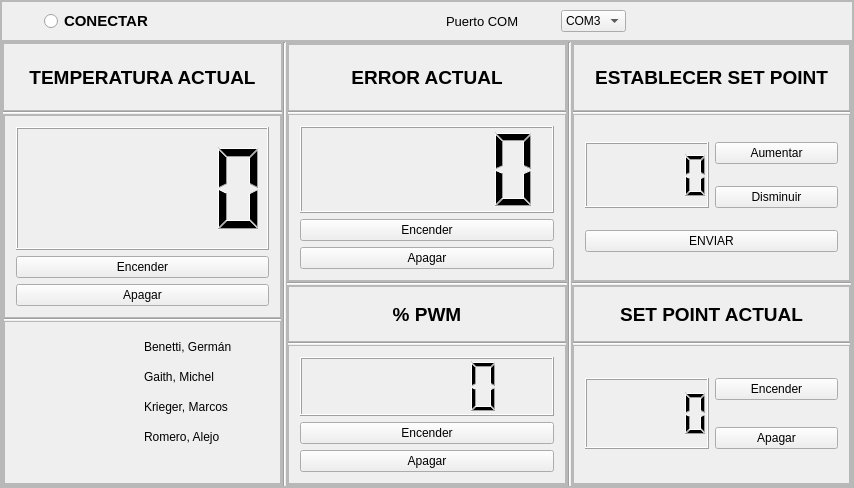
<?xml version="1.0" encoding="UTF-8"?>
<ui version="4.0">
 <class>MainWindow</class>
 <widget class="QMainWindow" name="MainWindow">
  <property name="geometry">
   <rect>
    <x>0</x>
    <y>0</y>
    <width>854</width>
    <height>488</height>
   </rect>
  </property>
  <property name="minimumSize">
   <size>
    <width>0</width>
    <height>0</height>
   </size>
  </property>
  <property name="windowTitle">
   <string>MainWindow</string>
  </property>
  <property name="autoFillBackground">
   <bool>false</bool>
  </property>
  <property name="styleSheet">
   <string notr="true"/>
  </property>
  <widget class="QWidget" name="widget">
   <layout class="QVBoxLayout" name="verticalLayout">
    <property name="spacing">
     <number>0</number>
    </property>
    <property name="leftMargin">
     <number>0</number>
    </property>
    <property name="topMargin">
     <number>0</number>
    </property>
    <property name="rightMargin">
     <number>0</number>
    </property>
    <property name="bottomMargin">
     <number>0</number>
    </property>
    <item>
     <widget class="QFrame" name="frame_principal">
      <property name="frameShape">
       <enum>QFrame::StyledPanel</enum>
      </property>
      <property name="frameShadow">
       <enum>QFrame::Raised</enum>
      </property>
      <layout class="QVBoxLayout" name="verticalLayout_2" stretch="5,0">
       <property name="spacing">
        <number>0</number>
       </property>
       <property name="leftMargin">
        <number>0</number>
       </property>
       <property name="topMargin">
        <number>0</number>
       </property>
       <property name="rightMargin">
        <number>0</number>
       </property>
       <property name="bottomMargin">
        <number>0</number>
       </property>
       <item>
        <widget class="QFrame" name="FrameSuperior">
         <property name="maximumSize">
          <size>
           <width>16777215</width>
           <height>40</height>
          </size>
         </property>
         <property name="frameShape">
          <enum>QFrame::StyledPanel</enum>
         </property>
         <property name="frameShadow">
          <enum>QFrame::Raised</enum>
         </property>
         <layout class="QHBoxLayout" name="horizontalLayout_2" stretch="2,2,3,2,9,2,2,2,0">
          <property name="spacing">
           <number>0</number>
          </property>
          <property name="leftMargin">
           <number>0</number>
          </property>
          <property name="topMargin">
           <number>0</number>
          </property>
          <property name="rightMargin">
           <number>0</number>
          </property>
          <property name="bottomMargin">
           <number>0</number>
          </property>
          <item>
           <spacer name="horizontalSpacer_4">
            <property name="orientation">
             <enum>Qt::Horizontal</enum>
            </property>
            <property name="sizeHint" stdset="0">
             <size>
              <width>40</width>
              <height>20</height>
             </size>
            </property>
           </spacer>
          </item>
          <item>
           <widget class="QRadioButton" name="Conect">
            <property name="font">
             <font>
              <family>Arial</family>
              <pointsize>11</pointsize>
              <weight>75</weight>
              <bold>true</bold>
             </font>
            </property>
            <property name="styleSheet">
             <string notr="true">color: rgb(0, 0, 0);</string>
            </property>
            <property name="text">
             <string>CONECTAR</string>
            </property>
           </widget>
          </item>
          <item>
           <spacer name="horizontalSpacer">
            <property name="orientation">
             <enum>Qt::Horizontal</enum>
            </property>
            <property name="sizeHint" stdset="0">
             <size>
              <width>40</width>
              <height>20</height>
             </size>
            </property>
           </spacer>
          </item>
          <item>
           <widget class="QLabel" name="label">
            <property name="enabled">
             <bool>true</bool>
            </property>
            <property name="font">
             <font>
              <family>Arial</family>
              <pointsize>11</pointsize>
             </font>
            </property>
            <property name="styleSheet">
             <string notr="true">color: rgb(0, 255, 0);</string>
            </property>
            <property name="text">
             <string/>
            </property>
           </widget>
          </item>
          <item>
           <spacer name="horizontalSpacer_5">
            <property name="orientation">
             <enum>Qt::Horizontal</enum>
            </property>
            <property name="sizeHint" stdset="0">
             <size>
              <width>199</width>
              <height>17</height>
             </size>
            </property>
           </spacer>
          </item>
          <item>
           <widget class="QLabel" name="Puerto_2">
            <property name="font">
             <font>
              <family>Arial</family>
              <pointsize>10</pointsize>
             </font>
            </property>
            <property name="text">
             <string>Puerto COM</string>
            </property>
           </widget>
          </item>
          <item>
           <spacer name="horizontalSpacer_2">
            <property name="orientation">
             <enum>Qt::Horizontal</enum>
            </property>
            <property name="sizeHint" stdset="0">
             <size>
              <width>43</width>
              <height>20</height>
             </size>
            </property>
           </spacer>
          </item>
          <item>
           <widget class="QComboBox" name="Puerto">
            <property name="styleSheet">
             <string notr="true">color: rgb(0, 0, 0);</string>
            </property>
            <item>
             <property name="text">
              <string>COM3</string>
             </property>
            </item>
            <item>
             <property name="text">
              <string>COM2</string>
             </property>
            </item>
            <item>
             <property name="text">
              <string>COM1</string>
             </property>
            </item>
            <item>
             <property name="text">
              <string>COM4</string>
             </property>
            </item>
            <item>
             <property name="text">
              <string>COM5</string>
             </property>
            </item>
            <item>
             <property name="text">
              <string>COM6</string>
             </property>
            </item>
           </widget>
          </item>
          <item>
           <spacer name="horizontalSpacer_3">
            <property name="orientation">
             <enum>Qt::Horizontal</enum>
            </property>
            <property name="sizeHint" stdset="0">
             <size>
              <width>226</width>
              <height>17</height>
             </size>
            </property>
           </spacer>
          </item>
         </layout>
        </widget>
       </item>
       <item>
        <widget class="QFrame" name="frameInferior">
         <property name="frameShape">
          <enum>QFrame::StyledPanel</enum>
         </property>
         <property name="frameShadow">
          <enum>QFrame::Raised</enum>
         </property>
         <layout class="QHBoxLayout" name="horizontalLayout">
          <property name="spacing">
           <number>0</number>
          </property>
          <property name="leftMargin">
           <number>0</number>
          </property>
          <property name="topMargin">
           <number>0</number>
          </property>
          <property name="rightMargin">
           <number>0</number>
          </property>
          <property name="bottomMargin">
           <number>0</number>
          </property>
          <item>
           <widget class="QFrame" name="frame_izquierdo">
            <property name="frameShape">
             <enum>QFrame::StyledPanel</enum>
            </property>
            <property name="frameShadow">
             <enum>QFrame::Raised</enum>
            </property>
            <layout class="QVBoxLayout" name="verticalLayout_6" stretch="2,0,11">
             <property name="spacing">
              <number>0</number>
             </property>
             <property name="leftMargin">
              <number>0</number>
             </property>
             <property name="topMargin">
              <number>0</number>
             </property>
             <property name="rightMargin">
              <number>0</number>
             </property>
             <property name="bottomMargin">
              <number>0</number>
             </property>
             <item>
              <widget class="QFrame" name="frameSuperior">
               <property name="frameShape">
                <enum>QFrame::StyledPanel</enum>
               </property>
               <property name="frameShadow">
                <enum>QFrame::Raised</enum>
               </property>
               <layout class="QVBoxLayout" name="verticalLayout_12">
                <property name="spacing">
                 <number>0</number>
                </property>
                <property name="leftMargin">
                 <number>0</number>
                </property>
                <property name="topMargin">
                 <number>0</number>
                </property>
                <property name="rightMargin">
                 <number>0</number>
                </property>
                <property name="bottomMargin">
                 <number>0</number>
                </property>
                <item>
                 <widget class="QLabel" name="TempActual">
                  <property name="font">
                   <font>
                    <family>Arial</family>
                    <pointsize>14</pointsize>
                    <weight>75</weight>
                    <bold>true</bold>
                   </font>
                  </property>
                  <property name="styleSheet">
                   <string notr="true">color: rgb(0, 0, 0);</string>
                  </property>
                  <property name="text">
                   <string>TEMPERATURA ACTUAL</string>
                  </property>
                  <property name="alignment">
                   <set>Qt::AlignCenter</set>
                  </property>
                 </widget>
                </item>
               </layout>
              </widget>
             </item>
             <item>
              <widget class="Line" name="line_10">
               <property name="orientation">
                <enum>Qt::Horizontal</enum>
               </property>
              </widget>
             </item>
             <item>
              <widget class="QFrame" name="frameInferior_2">
               <property name="frameShape">
                <enum>QFrame::StyledPanel</enum>
               </property>
               <property name="frameShadow">
                <enum>QFrame::Raised</enum>
               </property>
               <layout class="QVBoxLayout" name="verticalLayout_13" stretch="5,0,4">
                <property name="spacing">
                 <number>0</number>
                </property>
                <property name="leftMargin">
                 <number>0</number>
                </property>
                <property name="topMargin">
                 <number>0</number>
                </property>
                <property name="rightMargin">
                 <number>0</number>
                </property>
                <property name="bottomMargin">
                 <number>0</number>
                </property>
                <item>
                 <widget class="QFrame" name="frame_6">
                  <property name="frameShape">
                   <enum>QFrame::StyledPanel</enum>
                  </property>
                  <property name="frameShadow">
                   <enum>QFrame::Raised</enum>
                  </property>
                  <layout class="QVBoxLayout" name="verticalLayout_16">
                   <item>
                    <widget class="QLCDNumber" name="lcd_Temp"/>
                   </item>
                   <item>
                    <widget class="QPushButton" name="Ver">
                     <property name="text">
                      <string>Encender</string>
                     </property>
                    </widget>
                   </item>
                   <item>
                    <widget class="QPushButton" name="Apagar">
                     <property name="text">
                      <string>Apagar</string>
                     </property>
                    </widget>
                   </item>
                  </layout>
                 </widget>
                </item>
                <item>
                 <widget class="Line" name="line_11">
                  <property name="orientation">
                   <enum>Qt::Horizontal</enum>
                  </property>
                 </widget>
                </item>
                <item>
                 <widget class="QFrame" name="frame_7">
                  <property name="frameShape">
                   <enum>QFrame::StyledPanel</enum>
                  </property>
                  <property name="frameShadow">
                   <enum>QFrame::Raised</enum>
                  </property>
                  <widget class="QLabel" name="label_6">
                   <property name="geometry">
                    <rect>
                     <x>10</x>
                     <y>20</y>
                     <width>101</width>
                     <height>121</height>
                    </rect>
                   </property>
                   <property name="text">
                    <string/>
                   </property>
                   <property name="pixmap">
                    <pixmap>../../png-transparent-utn-hd-logo-thumbnail.png</pixmap>
                   </property>
                   <property name="scaledContents">
                    <bool>true</bool>
                   </property>
                  </widget>
                  <widget class="QLabel" name="label_7">
                   <property name="geometry">
                    <rect>
                     <x>140</x>
                     <y>16</y>
                     <width>111</width>
                     <height>20</height>
                    </rect>
                   </property>
                   <property name="text">
                    <string>Benetti, Germán</string>
                   </property>
                  </widget>
                  <widget class="QLabel" name="label_8">
                   <property name="geometry">
                    <rect>
                     <x>140</x>
                     <y>46</y>
                     <width>101</width>
                     <height>20</height>
                    </rect>
                   </property>
                   <property name="text">
                    <string>Gaith, Michel </string>
                   </property>
                  </widget>
                  <widget class="QLabel" name="label_9">
                   <property name="geometry">
                    <rect>
                     <x>140</x>
                     <y>75</y>
                     <width>101</width>
                     <height>21</height>
                    </rect>
                   </property>
                   <property name="text">
                    <string>Krieger, Marcos</string>
                   </property>
                  </widget>
                  <widget class="QLabel" name="label_10">
                   <property name="geometry">
                    <rect>
                     <x>140</x>
                     <y>105</y>
                     <width>101</width>
                     <height>21</height>
                    </rect>
                   </property>
                   <property name="text">
                    <string>Romero, Alejo</string>
                   </property>
                  </widget>
                  <zorder>label_7</zorder>
                  <zorder>label_8</zorder>
                  <zorder>label_9</zorder>
                  <zorder>label_10</zorder>
                  <zorder>label_6</zorder>
                 </widget>
                </item>
               </layout>
              </widget>
             </item>
            </layout>
           </widget>
          </item>
          <item>
           <widget class="Line" name="line_4">
            <property name="sizePolicy">
             <sizepolicy hsizetype="Maximum" vsizetype="Minimum">
              <horstretch>0</horstretch>
              <verstretch>0</verstretch>
             </sizepolicy>
            </property>
            <property name="lineWidth">
             <number>1</number>
            </property>
            <property name="orientation">
             <enum>Qt::Vertical</enum>
            </property>
           </widget>
          </item>
          <item>
           <widget class="QFrame" name="frame_central">
            <property name="frameShape">
             <enum>QFrame::StyledPanel</enum>
            </property>
            <property name="frameShadow">
             <enum>QFrame::Raised</enum>
            </property>
            <layout class="QVBoxLayout" name="verticalLayout_5" stretch="6,0,5">
             <property name="spacing">
              <number>0</number>
             </property>
             <property name="leftMargin">
              <number>0</number>
             </property>
             <property name="topMargin">
              <number>0</number>
             </property>
             <property name="rightMargin">
              <number>0</number>
             </property>
             <property name="bottomMargin">
              <number>0</number>
             </property>
             <item>
              <widget class="QFrame" name="frame_superior">
               <property name="frameShape">
                <enum>QFrame::StyledPanel</enum>
               </property>
               <property name="frameShadow">
                <enum>QFrame::Raised</enum>
               </property>
               <layout class="QVBoxLayout" name="verticalLayout_10" stretch="2,0,5">
                <property name="spacing">
                 <number>0</number>
                </property>
                <property name="leftMargin">
                 <number>0</number>
                </property>
                <property name="topMargin">
                 <number>0</number>
                </property>
                <property name="rightMargin">
                 <number>0</number>
                </property>
                <property name="bottomMargin">
                 <number>0</number>
                </property>
                <item>
                 <widget class="QFrame" name="frame_9">
                  <property name="frameShape">
                   <enum>QFrame::StyledPanel</enum>
                  </property>
                  <property name="frameShadow">
                   <enum>QFrame::Raised</enum>
                  </property>
                  <layout class="QVBoxLayout" name="verticalLayout_7">
                   <property name="spacing">
                    <number>0</number>
                   </property>
                   <property name="leftMargin">
                    <number>0</number>
                   </property>
                   <property name="topMargin">
                    <number>0</number>
                   </property>
                   <property name="rightMargin">
                    <number>0</number>
                   </property>
                   <property name="bottomMargin">
                    <number>0</number>
                   </property>
                   <item>
                    <widget class="QLabel" name="label_5">
                     <property name="font">
                      <font>
                       <family>Arial</family>
                       <pointsize>14</pointsize>
                       <weight>75</weight>
                       <bold>true</bold>
                      </font>
                     </property>
                     <property name="styleSheet">
                      <string notr="true">color: rgb(0, 0, 0);</string>
                     </property>
                     <property name="text">
                      <string>ERROR ACTUAL</string>
                     </property>
                     <property name="alignment">
                      <set>Qt::AlignCenter</set>
                     </property>
                    </widget>
                   </item>
                  </layout>
                 </widget>
                </item>
                <item>
                 <widget class="Line" name="line_8">
                  <property name="orientation">
                   <enum>Qt::Horizontal</enum>
                  </property>
                 </widget>
                </item>
                <item>
                 <widget class="QFrame" name="frame_10">
                  <property name="frameShape">
                   <enum>QFrame::StyledPanel</enum>
                  </property>
                  <property name="frameShadow">
                   <enum>QFrame::Raised</enum>
                  </property>
                  <layout class="QVBoxLayout" name="verticalLayout_14">
                   <item>
                    <widget class="QLCDNumber" name="lcdErroActual"/>
                   </item>
                   <item>
                    <widget class="QPushButton" name="VerError">
                     <property name="text">
                      <string>Encender</string>
                     </property>
                    </widget>
                   </item>
                   <item>
                    <widget class="QPushButton" name="ApagarError">
                     <property name="text">
                      <string>Apagar</string>
                     </property>
                    </widget>
                   </item>
                  </layout>
                 </widget>
                </item>
               </layout>
              </widget>
             </item>
             <item>
              <widget class="Line" name="line_2">
               <property name="orientation">
                <enum>Qt::Horizontal</enum>
               </property>
              </widget>
             </item>
             <item>
              <widget class="QFrame" name="Frame_inferiori">
               <property name="frameShape">
                <enum>QFrame::StyledPanel</enum>
               </property>
               <property name="frameShadow">
                <enum>QFrame::Raised</enum>
               </property>
               <layout class="QVBoxLayout" name="verticalLayout_11" stretch="2,0,5">
                <property name="spacing">
                 <number>0</number>
                </property>
                <property name="leftMargin">
                 <number>0</number>
                </property>
                <property name="topMargin">
                 <number>0</number>
                </property>
                <property name="rightMargin">
                 <number>0</number>
                </property>
                <property name="bottomMargin">
                 <number>0</number>
                </property>
                <item>
                 <widget class="QFrame" name="frame">
                  <property name="frameShape">
                   <enum>QFrame::StyledPanel</enum>
                  </property>
                  <property name="frameShadow">
                   <enum>QFrame::Raised</enum>
                  </property>
                  <layout class="QVBoxLayout" name="verticalLayout_4">
                   <property name="spacing">
                    <number>0</number>
                   </property>
                   <property name="leftMargin">
                    <number>0</number>
                   </property>
                   <property name="topMargin">
                    <number>0</number>
                   </property>
                   <property name="rightMargin">
                    <number>0</number>
                   </property>
                   <property name="bottomMargin">
                    <number>0</number>
                   </property>
                   <item>
                    <widget class="QLabel" name="label_2">
                     <property name="font">
                      <font>
                       <family>Arial</family>
                       <pointsize>14</pointsize>
                       <weight>75</weight>
                       <bold>true</bold>
                      </font>
                     </property>
                     <property name="styleSheet">
                      <string notr="true">color: rgb(0, 0, 0);</string>
                     </property>
                     <property name="text">
                      <string>% PWM</string>
                     </property>
                     <property name="alignment">
                      <set>Qt::AlignCenter</set>
                     </property>
                    </widget>
                   </item>
                  </layout>
                 </widget>
                </item>
                <item>
                 <widget class="Line" name="line_9">
                  <property name="orientation">
                   <enum>Qt::Horizontal</enum>
                  </property>
                 </widget>
                </item>
                <item>
                 <widget class="QFrame" name="frame_11">
                  <property name="frameShape">
                   <enum>QFrame::StyledPanel</enum>
                  </property>
                  <property name="frameShadow">
                   <enum>QFrame::Raised</enum>
                  </property>
                  <layout class="QVBoxLayout" name="verticalLayout_15">
                   <item>
                    <widget class="QLCDNumber" name="lcdPWM"/>
                   </item>
                   <item>
                    <widget class="QPushButton" name="Encender_PWM">
                     <property name="text">
                      <string>Encender</string>
                     </property>
                    </widget>
                   </item>
                   <item>
                    <widget class="QPushButton" name="Apagar_PWM">
                     <property name="text">
                      <string>Apagar</string>
                     </property>
                    </widget>
                   </item>
                  </layout>
                 </widget>
                </item>
               </layout>
              </widget>
             </item>
            </layout>
           </widget>
          </item>
          <item>
           <widget class="Line" name="line_3">
            <property name="orientation">
             <enum>Qt::Vertical</enum>
            </property>
           </widget>
          </item>
          <item>
           <widget class="QFrame" name="frame_derecho">
            <property name="frameShape">
             <enum>QFrame::StyledPanel</enum>
            </property>
            <property name="frameShadow">
             <enum>QFrame::Raised</enum>
            </property>
            <layout class="QVBoxLayout" name="verticalLayout_3" stretch="6,0,5">
             <property name="spacing">
              <number>0</number>
             </property>
             <property name="leftMargin">
              <number>0</number>
             </property>
             <property name="topMargin">
              <number>0</number>
             </property>
             <property name="rightMargin">
              <number>0</number>
             </property>
             <property name="bottomMargin">
              <number>0</number>
             </property>
             <item>
              <widget class="QFrame" name="dere_superior">
               <property name="frameShape">
                <enum>QFrame::StyledPanel</enum>
               </property>
               <property name="frameShadow">
                <enum>QFrame::Raised</enum>
               </property>
               <layout class="QVBoxLayout" name="verticalLayout_8" stretch="2,0,5">
                <property name="spacing">
                 <number>0</number>
                </property>
                <property name="leftMargin">
                 <number>0</number>
                </property>
                <property name="topMargin">
                 <number>0</number>
                </property>
                <property name="rightMargin">
                 <number>0</number>
                </property>
                <property name="bottomMargin">
                 <number>0</number>
                </property>
                <item>
                 <widget class="QFrame" name="frame_2">
                  <property name="frameShape">
                   <enum>QFrame::StyledPanel</enum>
                  </property>
                  <property name="frameShadow">
                   <enum>QFrame::Raised</enum>
                  </property>
                  <layout class="QHBoxLayout" name="horizontalLayout_4">
                   <property name="spacing">
                    <number>0</number>
                   </property>
                   <property name="leftMargin">
                    <number>0</number>
                   </property>
                   <property name="topMargin">
                    <number>0</number>
                   </property>
                   <property name="rightMargin">
                    <number>0</number>
                   </property>
                   <property name="bottomMargin">
                    <number>0</number>
                   </property>
                   <item>
                    <widget class="QLabel" name="label_3">
                     <property name="font">
                      <font>
                       <family>Arial</family>
                       <pointsize>14</pointsize>
                       <weight>75</weight>
                       <bold>true</bold>
                      </font>
                     </property>
                     <property name="styleSheet">
                      <string notr="true">color: rgb(0, 0, 0);</string>
                     </property>
                     <property name="text">
                      <string>ESTABLECER SET POINT</string>
                     </property>
                     <property name="alignment">
                      <set>Qt::AlignCenter</set>
                     </property>
                    </widget>
                   </item>
                  </layout>
                 </widget>
                </item>
                <item>
                 <widget class="Line" name="line_6">
                  <property name="orientation">
                   <enum>Qt::Horizontal</enum>
                  </property>
                 </widget>
                </item>
                <item>
                 <widget class="QFrame" name="frame_3">
                  <property name="frameShape">
                   <enum>QFrame::StyledPanel</enum>
                  </property>
                  <property name="frameShadow">
                   <enum>QFrame::Raised</enum>
                  </property>
                  <layout class="QGridLayout" name="gridLayout_4">
                   <item row="0" column="0" rowspan="2">
                    <widget class="QLCDNumber" name="lcdNumber_3"/>
                   </item>
                   <item row="1" column="1">
                    <widget class="QPushButton" name="Disminuir">
                     <property name="text">
                      <string>Disminuir</string>
                     </property>
                    </widget>
                   </item>
                   <item row="2" column="0" colspan="2">
                    <widget class="QPushButton" name="Enviar">
                     <property name="text">
                      <string>ENVIAR</string>
                     </property>
                    </widget>
                   </item>
                   <item row="0" column="1">
                    <widget class="QPushButton" name="Aumentar">
                     <property name="text">
                      <string>Aumentar</string>
                     </property>
                    </widget>
                   </item>
                  </layout>
                 </widget>
                </item>
               </layout>
              </widget>
             </item>
             <item>
              <widget class="Line" name="line_5">
               <property name="orientation">
                <enum>Qt::Horizontal</enum>
               </property>
              </widget>
             </item>
             <item>
              <widget class="QFrame" name="dere_infer">
               <property name="frameShape">
                <enum>QFrame::StyledPanel</enum>
               </property>
               <property name="frameShadow">
                <enum>QFrame::Raised</enum>
               </property>
               <layout class="QVBoxLayout" name="verticalLayout_9" stretch="2,0,5">
                <property name="spacing">
                 <number>0</number>
                </property>
                <property name="leftMargin">
                 <number>0</number>
                </property>
                <property name="topMargin">
                 <number>0</number>
                </property>
                <property name="rightMargin">
                 <number>0</number>
                </property>
                <property name="bottomMargin">
                 <number>0</number>
                </property>
                <item>
                 <widget class="QFrame" name="frame_4">
                  <property name="frameShape">
                   <enum>QFrame::StyledPanel</enum>
                  </property>
                  <property name="frameShadow">
                   <enum>QFrame::Raised</enum>
                  </property>
                  <layout class="QHBoxLayout" name="horizontalLayout_3">
                   <item>
                    <widget class="QLabel" name="label_4">
                     <property name="font">
                      <font>
                       <family>Arial</family>
                       <pointsize>14</pointsize>
                       <weight>75</weight>
                       <bold>true</bold>
                      </font>
                     </property>
                     <property name="styleSheet">
                      <string notr="true">color: rgb(0, 0, 0);</string>
                     </property>
                     <property name="text">
                      <string>SET POINT ACTUAL</string>
                     </property>
                     <property name="alignment">
                      <set>Qt::AlignCenter</set>
                     </property>
                    </widget>
                   </item>
                  </layout>
                 </widget>
                </item>
                <item>
                 <widget class="Line" name="line_7">
                  <property name="orientation">
                   <enum>Qt::Horizontal</enum>
                  </property>
                 </widget>
                </item>
                <item>
                 <widget class="QFrame" name="frame_5">
                  <property name="frameShape">
                   <enum>QFrame::StyledPanel</enum>
                  </property>
                  <property name="frameShadow">
                   <enum>QFrame::Raised</enum>
                  </property>
                  <layout class="QGridLayout" name="gridLayout_3">
                   <item row="0" column="0" rowspan="2">
                    <widget class="QLCDNumber" name="lcd_SetPoint_actual"/>
                   </item>
                   <item row="0" column="1">
                    <widget class="QPushButton" name="VerSetPoint">
                     <property name="text">
                      <string>Encender</string>
                     </property>
                    </widget>
                   </item>
                   <item row="1" column="1">
                    <widget class="QPushButton" name="OffSetPoint">
                     <property name="text">
                      <string>Apagar</string>
                     </property>
                    </widget>
                   </item>
                  </layout>
                 </widget>
                </item>
               </layout>
              </widget>
             </item>
            </layout>
           </widget>
          </item>
         </layout>
        </widget>
       </item>
      </layout>
     </widget>
    </item>
   </layout>
  </widget>
 </widget>
 <layoutdefault spacing="6" margin="11"/>
 <resources/>
 <connections/>
</ui>
